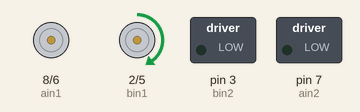
This sketch was run on a simulated Arduino Uno, built with avr-gcc and run on an emulated ATmega328P. Shown: direction and speed pins drawn as motors (green arrow = direction pin HIGH = forward, orange = LOW = backward, longer = more drive), switched loads named in the sketch (green lamp = pin HIGH).

Above: at 0.2 s.
Timing chart, 0 to 4.6 s (numbered marks = the images above):
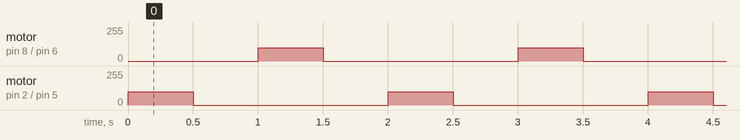

The sketch:

motor_test.ino
```cpp
#include <Adafruit_MPU6050.h>
#include <Adafruit_Sensor.h>

int pwma = 6;
int ain2 = 7;
int ain1 = 8;
int pwmb = 5;
int bin1 = 2;
int bin2 = 3;

Adafruit_MPU6050 mpu;

void setup() {
  Serial.begin(115200);

  pinMode(pwma, OUTPUT);
  pinMode(ain1, OUTPUT);
  pinMode(ain2, OUTPUT);
  pinMode(pwmb, OUTPUT);
  pinMode(bin1, OUTPUT);
  pinMode(bin2, OUTPUT);

  // Initialize MPU6050
  if (!mpu.begin()) {
    Serial.println("Failed to find MPU6050 chip");
    while (1) delay(10);
  }
  // No need to connect STBY if you want it always on,
  // as it has an internal pull-up to Vcc[cite: 27, 82].
}

void loop() {
  int innerSpeed = 150 * 0.2;
  float angleZ = 0;
  unsigned long lastTime = millis();

  while (abs(angleZ) < 90.0) {
    /*sensors_event_t a, g, temp;
    mpu.getEvent(&a, &g, &temp);

    unsigned long now = millis();
    float dt = (now - lastTime) / 1000.0;
    lastTime = now;
    angleZ += (g.gyro.z * 57.2958) * dt;

    Serial.println(angleZ);

    moveMotors(innerSpeed, 150);*/

    moveMotors(100, 0);
    delay(500);
    moveMotors(0, 0);
    delay(500);
    moveMotors(0, 100);
    delay(500);
    moveMotors(0, 0);
    delay(500);
  }

  moveMotors(0, 0);

  delay(10000);
}

void moveMotors(int left, int right) {
  // Find if either motor exceeds 255
  int maxVal = max(abs(left), abs(right));

  if (maxVal > 255) {
    float scale = 255.0 / maxVal;
    left *= scale;
    right *= scale;
  }

  // 2. Now apply the scaled (and ratio-preserved) speeds
  digitalWrite(ain1, HIGH); digitalWrite(ain2, LOW);
  analogWrite(pwma, constrain(right, 0, 255));

  digitalWrite(bin1, HIGH); digitalWrite(bin2, LOW);
  analogWrite(pwmb, constrain(left, 0, 255));
}
```

Measured:
- by itself, motor on pin 8 (ain1) / pin 6 (pwma), motor on pin 2 (bin1) / pin 5 (pwmb): alternates forward 100/255 for 0.50 s and stopped for 1.5 s
